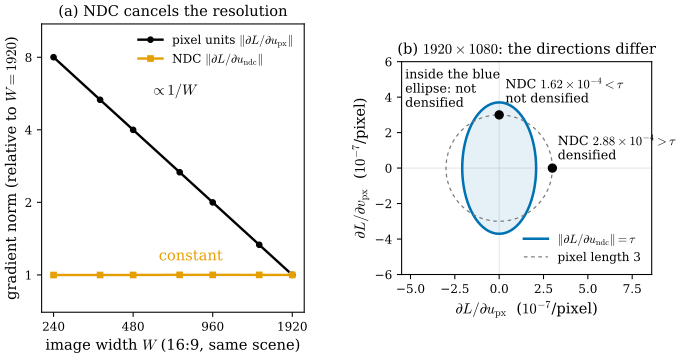

This chart was generated by the following Python code:
"""Figure 29.5.4: what the NDC metric of the densification rule does (Section 29.5).

The official implementation compares tau = 2e-4 with the norm of dL/du_ndc = diag(W/2, H/2) dL/du_px.
(a) Resolution. Toy experiment: one 2D Gaussian splat (opacity 0.8, center (0.1, -0.05) and covariance
    diag(0.03^2, 0.05^2) in NDC units) over a black background, target = the same splat shifted by (0.012, 0.004) NDC,
    loss = mean over pixels of |I - I*| (the L1 term of 3DGS). The same scene is rendered at 16:9 resolutions
    W = 240, 480, 960, 1920. Black: the norm of the pixel-unit gradient dL/du_px (falls like 1/W).
    Orange: the norm of the NDC gradient (constant to 0.2%). Both are divided by their value at W = 1920.
(b) Aspect ratio. At 1920 x 1080 the set ||diag(W/2, H/2) g|| <= tau in the pixel-gradient plane g (units 1e-7 per
    pixel) is the ellipse with semi-axes 2 tau/W = 2.08 and 2 tau/H = 3.70 (blue). The two black points have the
    same pixel length 3: (3, 0) has NDC norm 2.88e-4 > tau (densified), (0, 3) has 1.62e-4 < tau (not densified).
    Gray dashed: the circle of pixel length 3.
Self-checks: 1/W scaling of the pixel gradient and constancy of the NDC gradient; semi-axes; the two NDC norms.

Run from the project root: ``PYTHONPATH=tools python3 chapters/29-gaussian-splatting/figures/fig-29-5-4-densify-threshold.py``
"""

import dgfig

dgfig.setup()

import matplotlib.pyplot as plt
import numpy as np

C = dgfig.COLORS
tau = 2e-4


def toy_grads(W, H, u_ndc=(0.1, -0.05), S_ndc=np.diag([0.03 ** 2, 0.05 ** 2]), shift=(0.012, 0.004), o=0.8):
    """Gradient of mean |I - I*| w.r.t. the splat center, in pixel units and in NDC units."""
    to_px = lambda v, S: ((v + 1) * S - 1) / 2                     # ndc2Pix of the official rasterizer
    u = np.array([to_px(u_ndc[0], W), to_px(u_ndc[1], H)])
    us = np.array([to_px(u_ndc[0] + shift[0], W), to_px(u_ndc[1] + shift[1], H)])
    A = np.diag([W / 2, H / 2])                                     # d pixel / d ndc
    Si = np.linalg.inv(A @ S_ndc @ A)
    X, Y = np.meshgrid(np.arange(W), np.arange(H))

    def img(c):
        dx, dy = X - c[0], Y - c[1]
        return o * np.exp(-0.5 * (Si[0, 0] * dx * dx + 2 * Si[0, 1] * dx * dy + Si[1, 1] * dy * dy)), dx, dy

    I, dx, dy = img(u)
    T, _, _ = img(us)
    w = np.sign(I - T) * I / (W * H)                                # d mean|I - T| / dI  times  I
    g_px = np.array([np.sum(w * (Si[0, 0] * dx + Si[0, 1] * dy)), np.sum(w * (Si[1, 0] * dx + Si[1, 1] * dy))])
    return g_px, A @ g_px


Ws = np.array([240, 360, 480, 720, 960, 1440, 1920])
G = [toy_grads(W, W * 9 // 16) for W in Ws]
npx = np.array([np.linalg.norm(g[0]) for g in G])
nndc = np.array([np.linalg.norm(g[1]) for g in G])
assert np.allclose(npx * Ws / (npx[-1] * Ws[-1]), 1, atol=0.01)      # pixel gradient ~ 1/W
assert np.allclose(nndc / nndc[-1], 1, atol=0.002)                    # NDC gradient ~ constant

fig, (axa, axb) = plt.subplots(1, 2, figsize=(8.2, 3.9), gridspec_kw=dict(width_ratios=[1.05, 1], wspace=0.38))

# (a)
axa.loglog(Ws, npx / npx[-1], "o-", color=C["main"], lw=1.8, ms=4, label=r"pixel units $\|\partial L/\partial u_{\mathrm{px}}\|$")
axa.loglog(Ws, nndc / nndc[-1], "s-", color=C["accent"], lw=1.8, ms=4, label=r"NDC $\|\partial L/\partial u_{\mathrm{ndc}}\|$")
axa.set_xticks([240, 480, 960, 1920])
axa.set_xticklabels(["240", "480", "960", "1920"])
axa.minorticks_off()
axa.set_yticks([1, 2, 4, 8])
axa.set_yticklabels(["1", "2", "4", "8"])
axa.set_ylim(0.7, 11)
axa.text(560, 5.6, r"$\propto 1/W$", fontsize=11, color=C["main"])
axa.text(600, 1.15, "constant", fontsize=11, color=C["accent"])
axa.set_xlabel(r"image width $W$ (16:9, same scene)")
axa.set_ylabel("gradient norm (relative to $W = 1920$)")
axa.legend(fontsize=9, frameon=False, loc="upper right")
axa.set_title("(a) NDC cancels the resolution", fontsize=11)
axa.tick_params(labelsize=9)

# (b)
W, H = 1920, 1080
a, b = 2 * tau / W * 1e7, 2 * tau / H * 1e7
assert abs(a - 2.08) < 0.005 and abs(b - 3.70) < 0.005
t = np.linspace(0, 2 * np.pi, 300)
axb.fill(a * np.cos(t), b * np.sin(t), color=C["tangent"], alpha=0.10, lw=0)
axb.plot(a * np.cos(t), b * np.sin(t), color=C["tangent"], lw=1.9, label=r"$\|\partial L/\partial u_{\mathrm{ndc}}\| = \tau$")
axb.plot(3 * np.cos(t), 3 * np.sin(t), color=C["aux"], lw=0.9, ls=(0, (3, 3)), label="pixel length 3")
n_h = np.linalg.norm(np.array([W / 2, H / 2]) * np.array([3e-7, 0]))
n_v = np.linalg.norm(np.array([W / 2, H / 2]) * np.array([0, 3e-7]))
assert abs(n_h - 2.88e-4) < 5e-7 and abs(n_v - 1.62e-4) < 5e-7
for p_, txt, xy in (((3, 0), "NDC $2.88\\times10^{-4} > \\tau$\ndensified", (3.3, 0.35)),
                    ((0, 3), "NDC $1.62\\times10^{-4} < \\tau$\nnot densified", (0.35, 4.3))):
    axb.plot(*p_, "o", color=C["main"], ms=6, zorder=5)
    axb.text(*xy, txt, fontsize=9.5, va="bottom" if p_[1] == 0 else "center")
axb.text(-5.3, 5.6, "inside the blue\nellipse: not\ndensified", fontsize=9.5, va="top")
axb.axhline(0, color="#DDDDDD", lw=0.6, zorder=0)
axb.axvline(0, color="#DDDDDD", lw=0.6, zorder=0)
axb.set_xlim(-5.5, 8.6)
axb.set_ylim(-6, 6)
axb.set_aspect("equal")
axb.set_xlabel(r"$\partial L/\partial u_{\mathrm{px}}$  ($10^{-7}$/pixel)")
axb.set_ylabel(r"$\partial L/\partial v_{\mathrm{px}}$  ($10^{-7}$/pixel)")
axb.legend(fontsize=9, frameon=False, loc="lower right")
axb.set_title(r"(b) $1920 \times 1080$: the directions differ", fontsize=11)
axb.tick_params(labelsize=9)

dgfig.save(fig, __file__)
